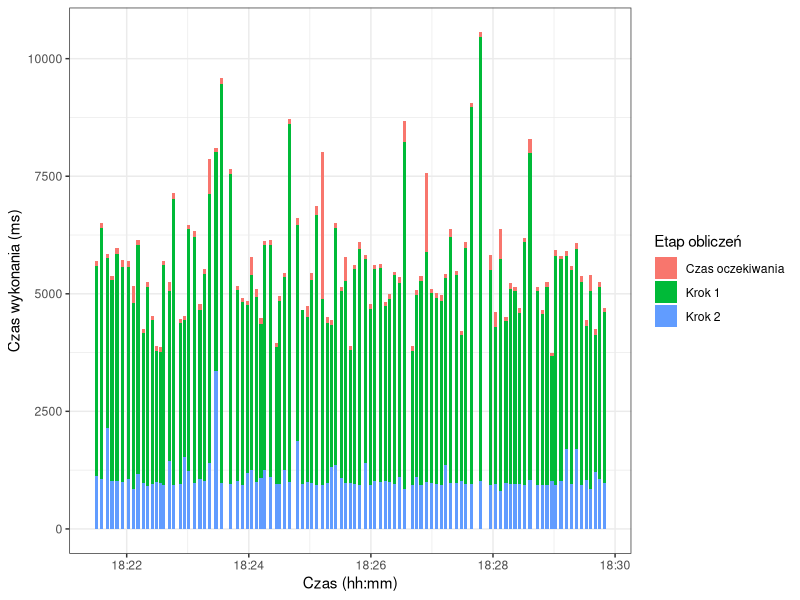

Write the R code that produced this figure.
library("ggplot2")
library("scales")

png(filename="aws-data-intensive-barplot.png", width=640, height=480)

dat = read.csv("barplot.csv")
dat$time = as.POSIXct(dat$time, format = "%Y-%m-%dT%H:%M:%OSZ")

ggplot(dat, aes(time, duration)) +
geom_bar(stat="identity", aes(fill=name)) +
theme(plot.margin = unit(c(1,1,1,1), "cm")) + theme_bw() +
labs(x = "Czas (hh:mm)", y = "Czas wykonania (ms)", fill = "Etap obliczeń")

